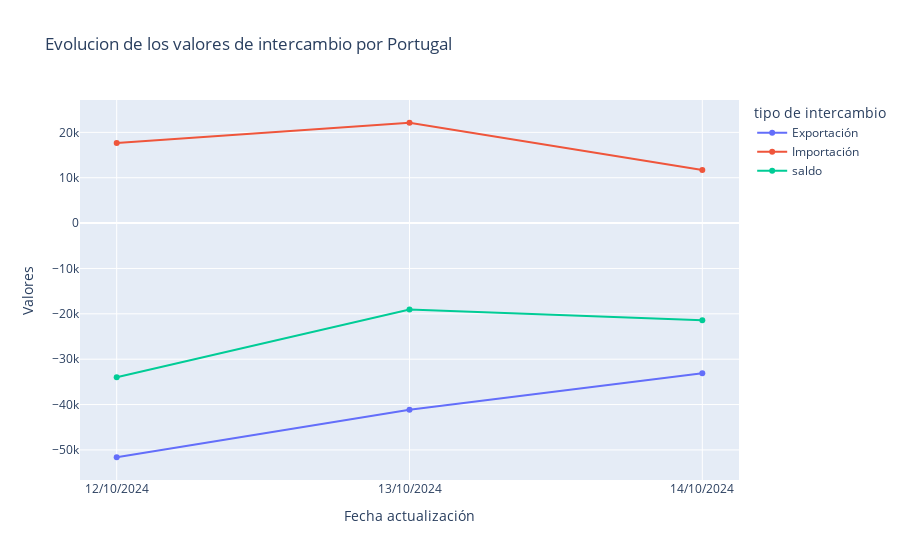

The notebook cell saved with this chart:
### Code cell
fig = px.line(df_intercambio[df_intercambio['nombre'] == 'Portugal'], x = 'Fecha actualización', y = 'Valores', color= 'tipo de intercambio',
              line_group='tipo de intercambio',
              title= 'Evolucion de los valores de intercambio por Portugal',
              markers= True)

fig.show()

### Figure 1 — Plotly figure (JSON) as saved in the notebook; plotly's stock layout.template omitted (floating-point values rounded to 4 significant figures)
{"data": [{"hovertemplate": "tipo de intercambio=Exportación<br>Fecha actualización=%{x}<br>Valores=%{y}<extra></extra>", "legendgroup": "Exportación", "line": {"color": "#636efa", "dash": "solid"}, "marker": {"symbol": "circle"}, "mode": "markers+lines", "name": "Exportación", "orientation": "v", "showlegend": true, "type": "scatter", "x": ["12/10/2024", "13/10/2024", "14/10/2024"], "xaxis": "x", "y": [-51610.0, -41160.0, -33100.0], "yaxis": "y"}, {"hovertemplate": "tipo de intercambio=Importación<br>Fecha actualización=%{x}<br>Valores=%{y}<extra></extra>", "legendgroup": "Importación", "line": {"color": "#EF553B", "dash": "solid"}, "marker": {"symbol": "circle"}, "mode": "markers+lines", "name": "Importación", "orientation": "v", "showlegend": true, "type": "scatter", "x": ["12/10/2024", "13/10/2024", "14/10/2024"], "xaxis": "x", "y": [17630.0, 22120.0, 11680.0], "yaxis": "y"}, {"hovertemplate": "tipo de intercambio=saldo<br>Fecha actualización=%{x}<br>Valores=%{y}<extra></extra>", "legendgroup": "saldo", "line": {"color": "#00cc96", "dash": "solid"}, "marker": {"symbol": "circle"}, "mode": "markers+lines", "name": "saldo", "orientation": "v", "showlegend": true, "type": "scatter", "x": ["12/10/2024", "13/10/2024", "14/10/2024"], "xaxis": "x", "y": [-33980.0, -19040.0, -21420.0], "yaxis": "y"}], "layout": {"legend": {"title": {"text": "tipo de intercambio"}, "tracegroupgap": 0}, "title": {"text": "Evolucion de los valores de intercambio por Portugal"}, "xaxis": {"anchor": "y", "domain": [0, 1], "title": {"text": "Fecha actualización"}}, "yaxis": {"anchor": "x", "domain": [0, 1], "title": {"text": "Valores"}}}}
